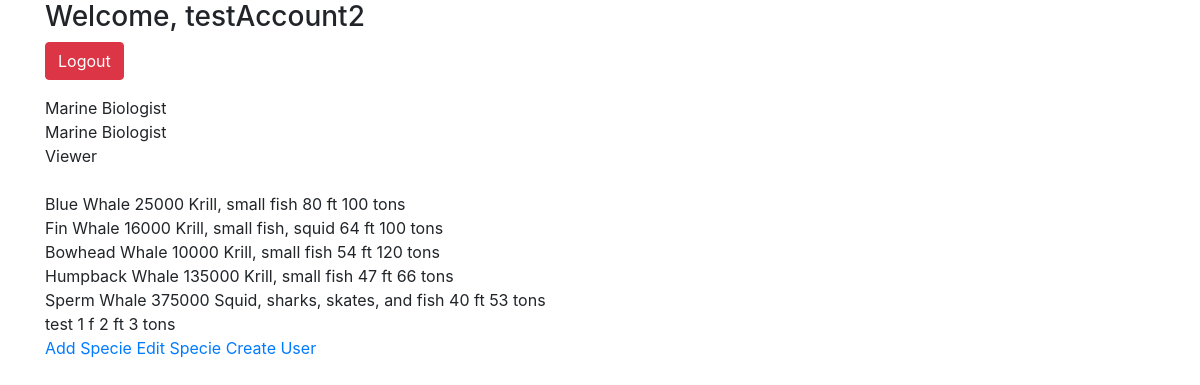
The page /index/ (signed in) on the database its author committed.
### WhaleProfiles/models.py (models this page shows, shortened)
class Profile(models.Model):
    user = models.OneToOneField(
        User,
        on_delete=models.CASCADE,
        primary_key=True
    )
    role = models.CharField(max_length=500)

class Specie(models.Model):
    name = models.CharField(max_length=500)
    numWhales = models.IntegerField(default=0)
    diet = models.CharField(max_length=500)
    size = models.IntegerField(default=0)
    weight = models.IntegerField(default=0)

### WhaleProfiles/views.py (the view, shortened to what this page needs)
# urls.py: path('index/', views.Index.as_view(), name='index'),
class Index(View):
    allUsers = User.objects.all()
    allProfiles = Profile.objects.all()
    whales = Specie.objects.all()
    def get(self, request):
        context = {
        'allUsers': self.allUsers,
        'allProfiles': self.allProfiles,
        'whales': self.whales
        }
        template = loader.get_template('WhaleProfiles/index.html')
        return HttpResponse(template.render(context, request))

### WhaleProfiles/templates/WhaleProfiles/index.html (shortened to what this page needs)
<!DOCTYPE html>
<html>
  <head>
    <link rel="stylesheet" href="https://maxcdn.bootstrapcdn.com/bootstrap/4.4.1/css/bootstrap.min.css" />
  </head>
  <body>
    <div class="container">
      {% if user.is_authenticated %}
        <h3>Welcome, {{ user.username }}</h3>
        <form style="padding-bottom:1em;" method="POST">
          <button type="submit" class="btn btn-danger">Logout</button>
        </form>
      {% endif %}
      {% for profile in allProfiles %}
      {{profile.role}}
      <br />
      {% endfor %}
      <br />
      {% for whale in whales %}
      {{whale.name}}
      {{whale.numWhales}}
      {{whale.diet}}
      {{whale.size}} ft
      {{whale.weight}} tons
      <br />
      {% endfor %}
      <a href="/WhaleProfiles/addSpecie">
        Add Specie
      </a>
      <a href="/WhaleProfiles/editSpecie">
        Edit Specie
      </a>
      <a href="/WhaleProfiles/createUser">
        Create User
      </a>
    </div>
  </body>
</html>

### rows shown on the page
Profile: role "Marine Biologist"
Profile: role "Marine Biologist"
Profile: role "Viewer"
Specie: name "Blue Whale", numWhales "25000", diet "Krill, small fish", size "80", weight "100"
Specie: name "Fin Whale", numWhales "16000", diet "Krill, small fish, squid", size "64", weight "100"
Specie: name "Bowhead Whale", numWhales "10000", diet "Krill, small fish", size "54", weight "120"
Specie: name "Humpback Whale", numWhales "135000", diet "Krill, small fish", size "47", weight "66"
Specie: name "Sperm Whale", numWhales "375000", diet "Squid, sharks, skates, and fish", size "40", weight "53"
Specie: name "test", numWhales "1", diet "f", size "2", weight "3"

### other values the page prints
{{ user.username }} "testAccount2"
